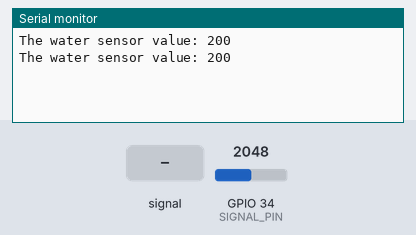
Simulated run of this sketch. Board: ESP32. On the bench: the last lines printed to the serial monitor. The inputs (shaded band) are chosen by the test bench; at power-on: GPIO 34 (SIGNAL_PIN) = 2048.

Above: at 1.8 s.
1.9 s: GPIO 34 (SIGNAL_PIN) fed a 200 Hz sine of ±327 counts around its level
At 2.6 s:
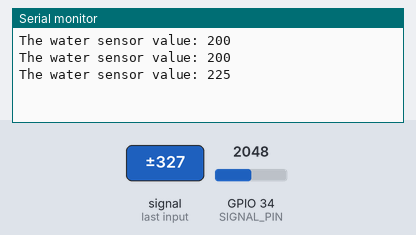
3.4 s: GPIO 34 (SIGNAL_PIN) set to 2866
At 4.7 s:
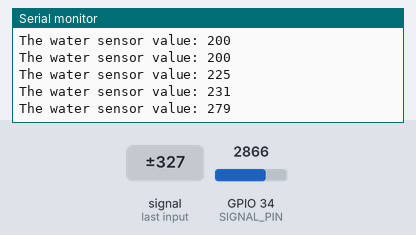
4.9 s: GPIO 34 (SIGNAL_PIN) fed a 1000 Hz sine of ±1023 counts around its level
At 5.9 s:
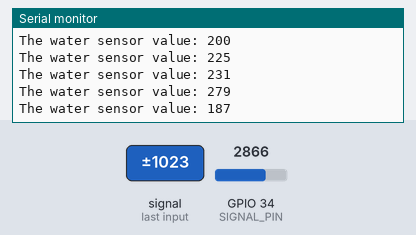
6.4 s: GPIO 34 (SIGNAL_PIN) set to 3603
At 7.9 s:
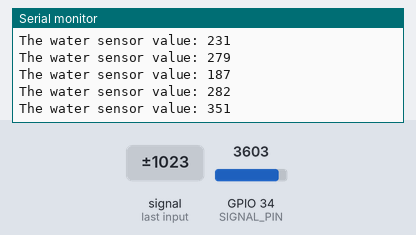
Timing chart, 0 to 8.9 s (numbered marks = the images above; inputs shaded):
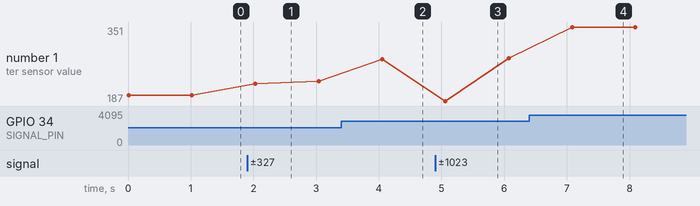

Measured:
- after the input at 1.9 s, the serial monitor: prints a new line after 0.13 s (image 1)
- after the input at 3.4 s, the serial monitor: prints a new line after 0.65 s (image 2)
- after the input at 4.9 s, the serial monitor: prints a new line after 0.16 s (image 3)
- after the input at 6.4 s, the serial monitor: prints a new line after 0.68 s (image 4)
- plotted number 1: 200 → 231 after the input at 1.9 s, 231 → 279 after the input at 3.4 s, 279 → 282 after the input at 4.9 s, 282 → 351 after the input at 6.4 s

The sketch:

sketch_jan11c.ino
```cpp
#define POWER_PIN  17
#define SIGNAL_PIN 34

int value = 0;

void setup() {
  Serial.begin(9600);
  pinMode(POWER_PIN, OUTPUT);
  digitalWrite(POWER_PIN, LOW);
}

void loop() {


  digitalWrite(POWER_PIN, HIGH);
  delay(10);
  value = analogRead(SIGNAL_PIN);
  digitalWrite(POWER_PIN, LOW);
int level =  map(value, 0, 1024, 0, 100);
  Serial.print("The water sensor value: ");
  Serial.println(level);

  delay(1000);
}
```
